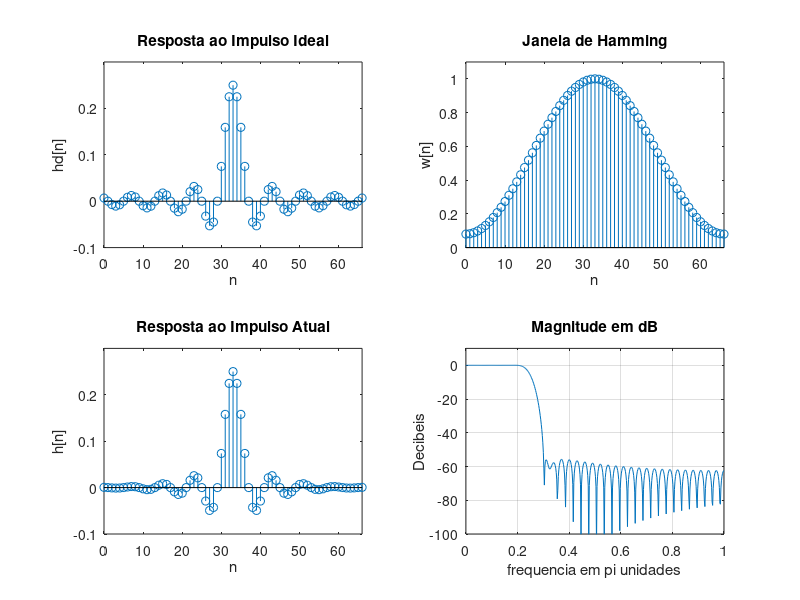

Here is the MATLAB script that generated this plot:
close all;
clear all;
clc;

%Questao 1

wp = 0.2*pi; ws = 0.3*pi;
tr_width = abs(ws - wp);
M = ceil(6.6*pi/tr_width) + 1;
n = [0:M-1];
wc = (ws + wp)/2;

%hd = ideal_lp(wc, M);
alpha = (M - 1)/2;
n = [0:(M-1)];
m = n - alpha + eps;
hd = sin(wc*m)./(pi*m);

w_ham = (hamming(M))';
h = hd.*w_ham;

% [db, mag, pha, w] = freqz_m(h, [1]);
[H, w] = freqz(h, [1], 1000, 'whole');
H = (H(1:501))'
w = (w(1:501))'
mag = abs(H);
db = 20*log10((mag + eps)/(max(mag)));
pha = angle(H);

delta_w = 2*pi/1000;
Rp = -(min(db(1:wp/delta_w+1)));
As = -round(max(db(ws/delta_w+1:501)));
subplot(1, 1, 1)
subplot (2, 2, 1); stem(n, hd); title('Resposta ao Impulso Ideal');
axis([0 M-1 -0.1 0.3]);xlabel('n');ylabel('hd[n]');
subplot (2, 2, 2); stem(n, w_ham); title('Janela de Hamming');
axis([0 M-1 0 1.1]);xlabel('n');ylabel('w[n]'); 

subplot (2, 2, 3); stem(n, h); title('Resposta ao Impulso Atual');
axis([0 M-1 -0.1 0.3]);xlabel('n');ylabel('h[n]');
subplot (2, 2, 4); plot(w/pi, db); title('Magnitude em dB');grid
axis([0 1 -100 10]);xlabel('frequencia em pi unidades');ylabel('Decibeis'); 